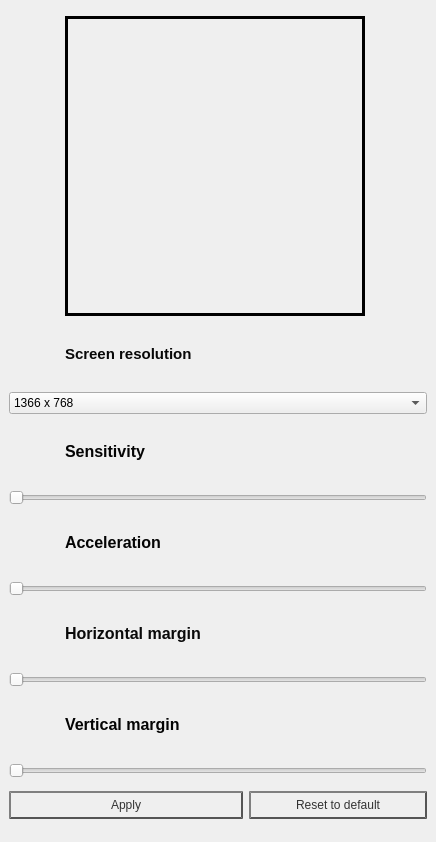
<?xml version="1.0" encoding="UTF-8"?>
<ui version="4.0">
 <class>MainWindow</class>
 <widget class="QMainWindow" name="MainWindow">
  <property name="geometry">
   <rect>
    <x>0</x>
    <y>0</y>
    <width>436</width>
    <height>842</height>
   </rect>
  </property>
  <property name="sizePolicy">
   <sizepolicy hsizetype="Fixed" vsizetype="Fixed">
    <horstretch>0</horstretch>
    <verstretch>0</verstretch>
   </sizepolicy>
  </property>
  <property name="maximumSize">
   <size>
    <width>1776</width>
    <height>4098</height>
   </size>
  </property>
  <property name="windowTitle">
   <string>MainWindow</string>
  </property>
  <property name="autoFillBackground">
   <bool>false</bool>
  </property>
  <property name="styleSheet">
   <string notr="true">#centralwidget {
background-image: url(:/gui_images/background.jpg);
}</string>
  </property>
  <widget class="QWidget" name="centralwidget">
   <layout class="QGridLayout" name="gridLayout">
    <item row="2" column="1" colspan="2">
     <widget class="QLabel" name="label_3">
      <property name="text">
       <string>&lt;html&gt;&lt;head/&gt;&lt;body&gt;&lt;p&gt;&lt;span style=&quot; font-size:11pt; font-weight:600; color:#080808;&quot;&gt;Screen resolution&lt;/span&gt;&lt;/p&gt;&lt;/body&gt;&lt;/html&gt;</string>
      </property>
     </widget>
    </item>
    <item row="6" column="1" colspan="2">
     <widget class="QLabel" name="label_4">
      <property name="text">
       <string>&lt;html&gt;&lt;head/&gt;&lt;body&gt;&lt;p&gt;&lt;span style=&quot; font-size:12pt; font-weight:600; color:#040404;&quot;&gt;Sensitivity&lt;/span&gt;&lt;/p&gt;&lt;/body&gt;&lt;/html&gt;</string>
      </property>
     </widget>
    </item>
    <item row="9" column="0" colspan="3">
     <widget class="QSlider" name="acceleration_slider">
      <property name="minimum">
       <number>1</number>
      </property>
      <property name="maximum">
       <number>10</number>
      </property>
      <property name="orientation">
       <enum>Qt::Horizontal</enum>
      </property>
      <property name="invertedAppearance">
       <bool>false</bool>
      </property>
     </widget>
    </item>
    <item row="4" column="0" colspan="3">
     <widget class="QComboBox" name="screen_combo">
      <item>
       <property name="text">
        <string>1366 x 768</string>
       </property>
      </item>
      <item>
       <property name="text">
        <string>1920 x 1080</string>
       </property>
      </item>
     </widget>
    </item>
    <item row="8" column="1" colspan="2">
     <widget class="QLabel" name="label_6">
      <property name="text">
       <string>&lt;html&gt;&lt;head/&gt;&lt;body&gt;&lt;p&gt;&lt;span style=&quot; font-size:12pt; font-weight:600; color:#040404;&quot;&gt;Acceleration&lt;/span&gt;&lt;/p&gt;&lt;/body&gt;&lt;/html&gt;</string>
      </property>
     </widget>
    </item>
    <item row="10" column="1" colspan="2">
     <widget class="QLabel" name="label_7">
      <property name="text">
       <string>&lt;html&gt;&lt;head/&gt;&lt;body&gt;&lt;p&gt;&lt;span style=&quot; font-size:12pt; font-weight:600; color:#090909;&quot;&gt;Horizontal margin&lt;/span&gt;&lt;/p&gt;&lt;/body&gt;&lt;/html&gt;</string>
      </property>
     </widget>
    </item>
    <item row="12" column="1" colspan="2">
     <widget class="QLabel" name="label_10">
      <property name="text">
       <string>&lt;html&gt;&lt;head/&gt;&lt;body&gt;&lt;p&gt;&lt;span style=&quot; font-size:12pt; font-weight:600; color:#040404;&quot;&gt;Vertical margin&lt;/span&gt;&lt;/p&gt;&lt;/body&gt;&lt;/html&gt;</string>
      </property>
     </widget>
    </item>
    <item row="14" column="2">
     <widget class="QPushButton" name="reset_button">
      <property name="font">
       <font>
        <pointsize>9</pointsize>
       </font>
      </property>
      <property name="styleSheet">
       <string notr="true">QPushButton {
    color: #333;
    border: 2px solid #555;
    border-radius: 20px;
    border-style: outset;
    background: qradialgradient(
        cx: 0.3, cy: -0.4, fx: 0.3, fy: -0.4,
        radius: 1.35, stop: 0 #fff, stop: 1 #888
        );
    padding: 5px;
    }

QPushButton:hover {
    background: qradialgradient(
        cx: 0.3, cy: -0.4, fx: 0.3, fy: -0.4,
        radius: 1.35, stop: 0 #fff, stop: 1 #bbb
        );
    }

QPushButton:pressed {
    border-style: inset;
    background: qradialgradient(
        cx: 0.4, cy: -0.1, fx: 0.4, fy: -0.1,
        radius: 1.35, stop: 0 #fff, stop: 1 #ddd
        );
    }
</string>
      </property>
      <property name="text">
       <string>Reset to default</string>
      </property>
     </widget>
    </item>
    <item row="14" column="0" colspan="2">
     <widget class="QPushButton" name="apply_button">
      <property name="font">
       <font>
        <pointsize>9</pointsize>
       </font>
      </property>
      <property name="styleSheet">
       <string notr="true">QPushButton {
    color: #333;
    border: 2px solid #555;
    border-radius: 20px;
    border-style: outset;
    background: qradialgradient(
        cx: 0.3, cy: -0.4, fx: 0.3, fy: -0.4,
        radius: 1.35, stop: 0 #fff, stop: 1 #888
        );
    padding: 5px;
    }

QPushButton:hover {
    background: qradialgradient(
        cx: 0.3, cy: -0.4, fx: 0.3, fy: -0.4,
        radius: 1.35, stop: 0 #fff, stop: 1 #bbb
        );
    }

QPushButton:pressed {
    border-style: inset;
    background: qradialgradient(
        cx: 0.4, cy: -0.1, fx: 0.4, fy: -0.1,
        radius: 1.35, stop: 0 #fff, stop: 1 #ddd
        );
    }</string>
      </property>
      <property name="text">
       <string>Apply</string>
      </property>
     </widget>
    </item>
    <item row="11" column="0" colspan="3">
     <widget class="QSlider" name="horizontal_slider">
      <property name="minimum">
       <number>1</number>
      </property>
      <property name="maximum">
       <number>8</number>
      </property>
      <property name="orientation">
       <enum>Qt::Horizontal</enum>
      </property>
      <property name="invertedAppearance">
       <bool>false</bool>
      </property>
     </widget>
    </item>
    <item row="13" column="0" colspan="3">
     <widget class="QSlider" name="vertical_slider">
      <property name="minimum">
       <number>1</number>
      </property>
      <property name="maximum">
       <number>8</number>
      </property>
      <property name="orientation">
       <enum>Qt::Horizontal</enum>
      </property>
      <property name="invertedAppearance">
       <bool>false</bool>
      </property>
     </widget>
    </item>
    <item row="6" column="0">
     <widget class="QLabel" name="label_5">
      <property name="sizePolicy">
       <sizepolicy hsizetype="Minimum" vsizetype="Minimum">
        <horstretch>0</horstretch>
        <verstretch>0</verstretch>
       </sizepolicy>
      </property>
      <property name="minimumSize">
       <size>
        <width>50</width>
        <height>50</height>
       </size>
      </property>
      <property name="maximumSize">
       <size>
        <width>50</width>
        <height>50</height>
       </size>
      </property>
      <property name="text">
       <string/>
      </property>
      <property name="pixmap">
       <pixmap>gui_images/arrows.png</pixmap>
      </property>
      <property name="scaledContents">
       <bool>true</bool>
      </property>
     </widget>
    </item>
    <item row="10" column="0">
     <widget class="QLabel" name="label_9">
      <property name="maximumSize">
       <size>
        <width>50</width>
        <height>50</height>
       </size>
      </property>
      <property name="text">
       <string/>
      </property>
      <property name="pixmap">
       <pixmap>gui_images/horizontal.png</pixmap>
      </property>
      <property name="scaledContents">
       <bool>true</bool>
      </property>
     </widget>
    </item>
    <item row="12" column="0">
     <widget class="QLabel" name="label_11">
      <property name="maximumSize">
       <size>
        <width>50</width>
        <height>50</height>
       </size>
      </property>
      <property name="text">
       <string/>
      </property>
      <property name="pixmap">
       <pixmap>gui_images/vertical.png</pixmap>
      </property>
      <property name="scaledContents">
       <bool>true</bool>
      </property>
     </widget>
    </item>
    <item row="2" column="0">
     <widget class="QLabel" name="label_12">
      <property name="maximumSize">
       <size>
        <width>50</width>
        <height>50</height>
       </size>
      </property>
      <property name="text">
       <string/>
      </property>
      <property name="pixmap">
       <pixmap>gui_images/communications.png</pixmap>
      </property>
      <property name="scaledContents">
       <bool>true</bool>
      </property>
     </widget>
    </item>
    <item row="8" column="0">
     <widget class="QLabel" name="label_8">
      <property name="maximumSize">
       <size>
        <width>50</width>
        <height>50</height>
       </size>
      </property>
      <property name="text">
       <string/>
      </property>
      <property name="pixmap">
       <pixmap>gui_images/arrows.png</pixmap>
      </property>
      <property name="scaledContents">
       <bool>true</bool>
      </property>
     </widget>
    </item>
    <item row="7" column="0" colspan="3">
     <widget class="QSlider" name="sensitivity_slider">
      <property name="minimum">
       <number>1</number>
      </property>
      <property name="maximum">
       <number>10</number>
      </property>
      <property name="orientation">
       <enum>Qt::Horizontal</enum>
      </property>
      <property name="invertedAppearance">
       <bool>false</bool>
      </property>
     </widget>
    </item>
    <item row="0" column="1" colspan="2">
     <widget class="QLabel" name="video_stream">
      <property name="minimumSize">
       <size>
        <width>0</width>
        <height>0</height>
       </size>
      </property>
      <property name="maximumSize">
       <size>
        <width>300</width>
        <height>300</height>
       </size>
      </property>
      <property name="baseSize">
       <size>
        <width>300</width>
        <height>300</height>
       </size>
      </property>
      <property name="frameShape">
       <enum>QFrame::Box</enum>
      </property>
      <property name="lineWidth">
       <number>3</number>
      </property>
      <property name="text">
       <string/>
      </property>
      <property name="pixmap">
       <pixmap>gui_images/logo.jpg</pixmap>
      </property>
      <property name="scaledContents">
       <bool>true</bool>
      </property>
     </widget>
    </item>
   </layout>
  </widget>
 </widget>
 <resources>
  <include location="gui_images/background.qrc"/>
 </resources>
 <connections/>
</ui>
